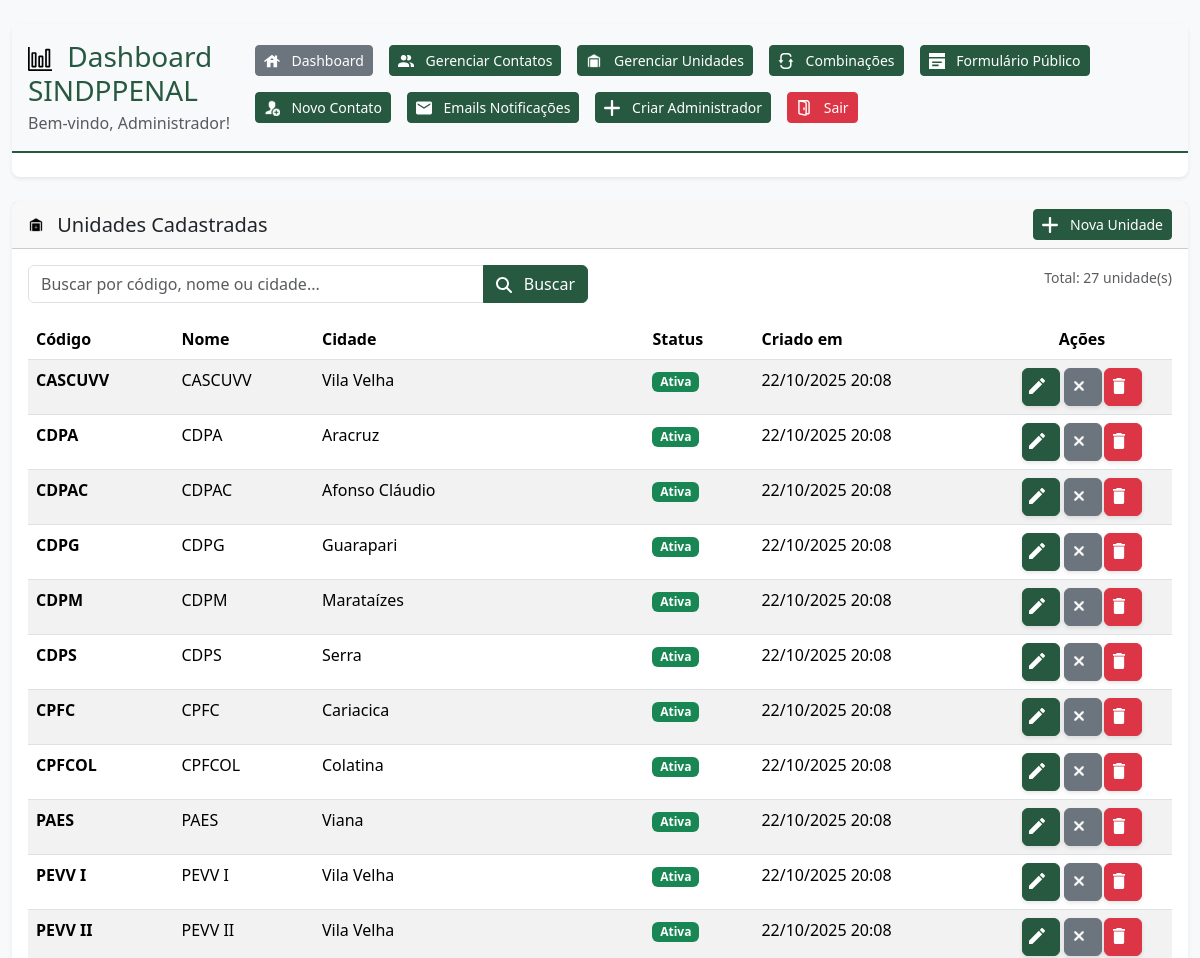
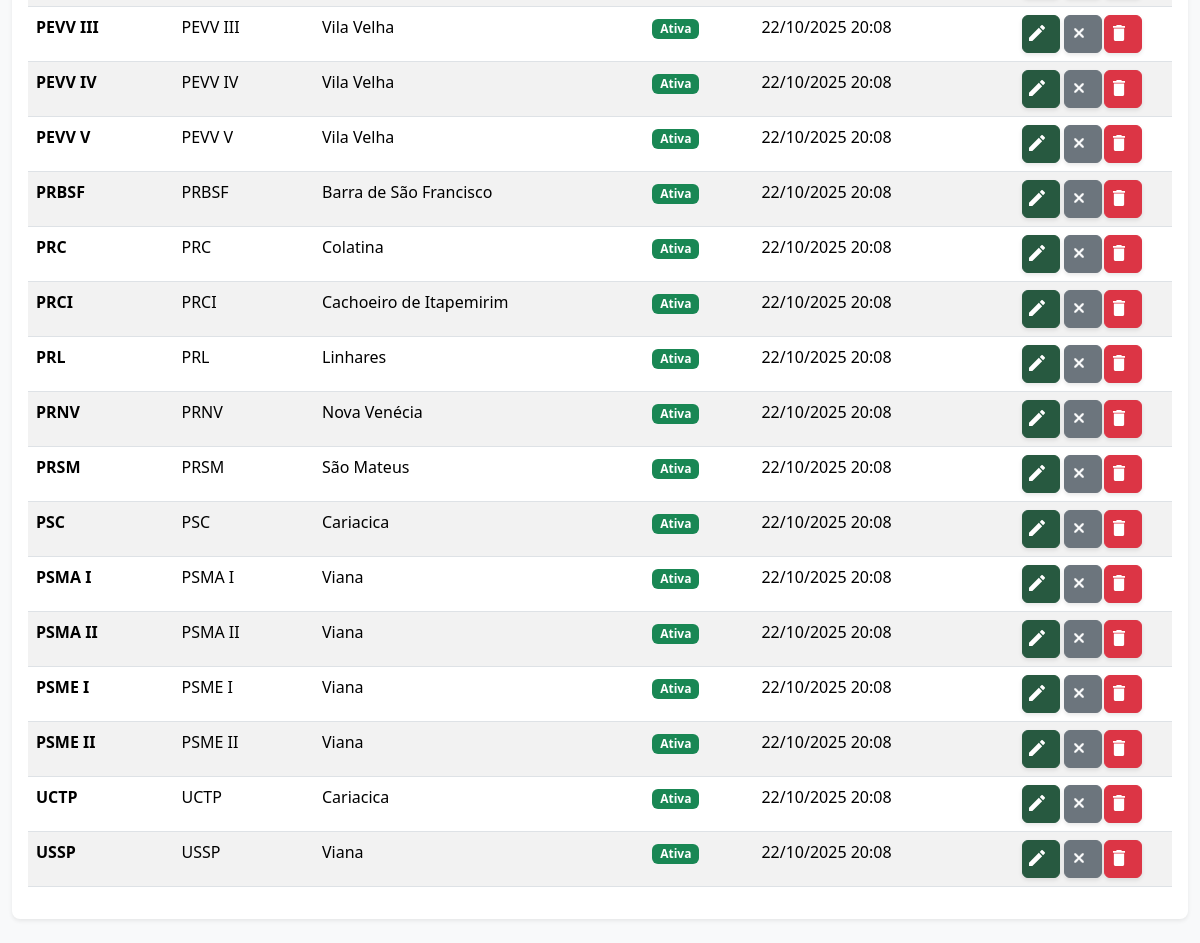
/unidades.php (signed in), run on the app's committed database (2 pictures, top to bottom).
### tables this page shows
CREATE TABLE unidades (
    id INT PRIMARY KEY AUTO_INCREMENT,
    codigo VARCHAR(10) NOT NULL,
    nome VARCHAR(255) NOT NULL,
    cidade VARCHAR(100) NOT NULL,
    ativo BOOLEAN DEFAULT TRUE,
    created DATETIME DEFAULT CURRENT_TIMESTAMP,
    updated DATETIME DEFAULT CURRENT_TIMESTAMP ON UPDATE CURRENT_TIMESTAMP,
    UNIQUE KEY unique_codigo (codigo)
);

### classes/AdminUnidades.php (called while the page is built, shortened)
<?php
class AdminUnidades {
    private $conn;
    private $table_name = "unidades";
    public function __construct() {
        $database = new Database();
        $this->conn = $database->connect();
    }
    public function listarTodos($page = 1, $limit = 10, $search = '') {
        try {
            $offset = ($page - 1) * $limit;
            if (!empty($search)) {
                $query = "SELECT * FROM " . $this->table_name . "
                         WHERE codigo LIKE :search1
                            OR nome LIKE :search2
                            OR cidade LIKE :search3
                         ORDER BY codigo ASC LIMIT :limit OFFSET :offset";
                $stmt = $this->conn->prepare($query);
                $searchParam = "%$search%";
                $stmt->bindParam(':search1', $searchParam);
                $stmt->bindParam(':search2', $searchParam);
                $stmt->bindParam(':search3', $searchParam);
                $stmt->bindParam(':limit', $limit, PDO::PARAM_INT);
                $stmt->bindParam(':offset', $offset, PDO::PARAM_INT);
                $stmt->execute();
                $unidades = $stmt->fetchAll();
                $countQuery = "SELECT COUNT(*) as total
                              FROM " . $this->table_name . "
                              WHERE codigo LIKE :search1
                                 OR nome LIKE :search2
                                 OR cidade LIKE :search3";
                $countStmt = $this->conn->prepare($countQuery);
                $countStmt->bindParam(':search1', $searchParam);
                $countStmt->bindParam(':search2', $searchParam);
                $countStmt->bindParam(':search3', $searchParam);
            } else {
                $query = "SELECT * FROM " . $this->table_name . "
                         ORDER BY codigo ASC LIMIT :limit OFFSET :offset";
                $stmt = $this->conn->prepare($query);
                $stmt->bindParam(':limit', $limit, PDO::PARAM_INT);
                $stmt->bindParam(':offset', $offset, PDO::PARAM_INT);
                $stmt->execute();
                $unidades = $stmt->fetchAll();
                $countQuery = "SELECT COUNT(*) as total FROM " . $this->table_name;
                $countStmt = $this->conn->prepare($countQuery);
            }
            $countStmt->execute();
            $total = $countStmt->fetch()['total'];
            return [
                'unidades' => $unidades,
                'total' => $total,
                'pages' => ceil($total / $limit)
            ];
        } catch (PDOException $e) {
            return [
                'unidades' => [],
                'total' => 0,
                'pages' => 0
            ];
        }
    }
}

### config/database.php (called while the page is built, shortened)
<?php
class Database {
    private $host = DB_HOST;
    private $db_name = DB_NAME;
    private $username = DB_USER;
    private $password = DB_PASS;
    public function connect() {
        $this->conn = null;
        try {
            $this->conn = new PDO(
                "mysql:host=" . $this->host . ";dbname=" . $this->db_name . ";charset=utf8mb4",
                $this->username,
                $this->password,
                [
                    PDO::ATTR_ERRMODE => PDO::ERRMODE_EXCEPTION,
                    PDO::ATTR_DEFAULT_FETCH_MODE => PDO::FETCH_ASSOC,
                    PDO::ATTR_EMULATE_PREPARES => false
                ]
            );
        } catch(PDOException $e) {
            echo "Erro de conexão: " . $e->getMessage();
            die();
        }
        return $this->conn;
    }
}

### unidades.php (the view, shortened to what this page needs)
<?php
$adminUnidades = new AdminUnidades();
$page = isset($_GET['page']) ? (int)$_GET['page'] : 1;
$search = isset($_GET['search']) ? $_GET['search'] : '';
$dados = $adminUnidades->listarTodos($page, 50, $search);
?>
<!DOCTYPE html>
<html lang="pt-br">
<head>
    <link href="https://cdn.jsdelivr.net/npm/bootstrap@5.3.2/dist/css/bootstrap.min.css" rel="stylesheet">
    <link rel="stylesheet" href="../assets/css/sindppenal-theme.css">
</head>
<body class="sindppenal-bg">
    <div class="container-fluid py-4">
        <?php include __DIR__ . '/includes/header.php'; ?>
        <div class="row">
            <div class="col-12">
                <div class="card sindppenal-card">
                    <div class="card-header d-flex justify-content-between align-items-center">
                        <h5 class="card-title mb-0">
                            <img src="../assets/icons/dashboard/unidade.svg" alt="Unidades" class="svg-icon size-sm me-2">
                            Unidades Cadastradas
                        </h5>
                        <a href="unidades.php?action=add" class="btn btn-primary btn-sm">
                            <img src="../assets/icons/dashboard/add.svg" alt="Adicionar" class="svg-icon-white size-sm">
                            Nova Unidade
                        </a>
                    </div>
                    <div class="card-body">
                        <div class="row mb-3">
                            <div class="col-md-6">
                                <form method="GET" action="">
                                    <div class="input-group">
                                        <input type="text" class="form-control" name="search" placeholder="Buscar por código, nome ou cidade..."
                                               value="<?php echo htmlspecialchars($search); ?>">
                                        <button class="btn btn-primary" type="submit">
                                            <img src="../assets/icons/dashboard/lupa.svg" alt="Buscar" class="svg-icon-white size-sm">
                                            Buscar
                                        </button>
                                    </div>
                                </form>
                            </div>
                            <div class="col-md-6 text-end">
                                <small class="text-muted">
                                    Total: <?php echo $dados['total']; ?> unidade(s)
                                </small>
                            </div>
                        </div>
                        <?php if (!empty($dados['unidades'])): ?>
                        <div class="table-responsive">
                            <table class="table table-striped table-hover">
                                <thead>
                                    <tr>
                                        <th>Código</th>
                                        <th>Nome</th>
                                        <th>Cidade</th>
                                        <th>Status</th>
                                        <th>Criado em</th>
                                        <th width="180" class="text-center">Ações</th>
                                    </tr>
                                </thead>
                                <tbody>
                                    <?php foreach ($dados['unidades'] as $unidade): ?>
                                    <tr>
                                        <td>
                                            <strong><?php echo htmlspecialchars($unidade['codigo']); ?></strong>
                                        </td>
                                        <td><?php echo htmlspecialchars($unidade['nome']); ?></td>
                                        <td><?php echo htmlspecialchars($unidade['cidade']); ?></td>
                                        <td>
                                            <?php if ($unidade['ativo']): ?>
                                                <span class="badge bg-success">Ativa</span>
                                            <?php else: ?>
                                                <span class="badge bg-secondary">Inativa</span>
                                            <?php endif; ?>
                                        </td>
                                        <td>
                                            <?php
                                            if ($unidade['created']) {
                                                echo date('d/m/Y H:i', strtotime($unidade['created']));
                                            }
                                            ?>
                                        </td>
                                        <td>
                                            <div class="btn-group btn-group-sm d-flex justify-content-center" role="group">
                                                <a href="unidades.php?edit=<?php echo $unidade['id']; ?>"
                                                   class="btn btn-primary d-flex align-items-center justify-content-center"
                                                   title="Editar" style="width: 38px; height: 38px;">
                                                    <img src="../assets/icons/dashboard/editar.svg" alt="Editar"
                                                         class="svg-icon-white" style="width: 16px; height: 16px;">
                                                </a>
                                                <form method="POST" style="display: inline;"
                                                      >
                                                    <button type="submit"
                                                            class="btn btn-<?php echo $unidade['ativo'] ? 'secondary' : 'success'; ?> d-flex align-items-center justify-content-center"
                                                            title="<?php echo $unidade['ativo'] ? 'Desativar' : 'Ativar'; ?>"
                                                            style="width: 38px; height: 38px;">
                                                        <img src="../assets/icons/<?php echo $unidade['ativo'] ? 'dashboard/disabled' : 'formulario/check'; ?>.svg"
                                                             alt="<?php echo $unidade['ativo'] ? 'Desativar' : 'Ativar'; ?>"
                                                             class="svg-icon-white" style="width: 16px; height: 16px;">
                                                    </button>
                                                </form>
                                                <form method="POST" style="display: inline;"
                                                      class="form-delete-unidade">
                                                    <button type="submit"
                                                            class="btn btn-danger d-flex align-items-center justify-content-center"
                                                            title="Excluir" style="width: 38px; height: 38px;">
                                                        <img src="../assets/icons/dashboard/lixo.svg" alt="Excluir"
                                                             class="svg-icon-white" style="width: 16px; height: 16px;">
                                                    </button>
                                                </form>
                                            </div>
                                        </td>
                                    </tr>
                                    <?php endforeach; ?>
                                </tbody>
                            </table>
                        </div>
                        <?php endif; ?>
                    </div>
                </div>
            </div>
        </div>
    </div>
</body>
</html>

### data on the page
unidades: codigo "CASCUVV", nome "CASCUVV", cidade "Vila Velha", ativo "Ativa", created "22/10/2025 20:08"
unidades: codigo "CDPA", nome "CDPA", cidade "Aracruz", ativo "Ativa", created "22/10/2025 20:08"
unidades: codigo "CDPAC", nome "CDPAC", cidade "Afonso Cláudio", ativo "Ativa", created "22/10/2025 20:08"
unidades: codigo "CDPG", nome "CDPG", cidade "Guarapari", ativo "Ativa", created "22/10/2025 20:08"
unidades: codigo "CDPM", nome "CDPM", cidade "Marataízes", ativo "Ativa", created "22/10/2025 20:08"
unidades: codigo "CDPS", nome "CDPS", cidade "Serra", ativo "Ativa", created "22/10/2025 20:08"
unidades: codigo "CPFC", nome "CPFC", cidade "Cariacica", ativo "Ativa", created "22/10/2025 20:08"
unidades: codigo "CPFCOL", nome "CPFCOL", cidade "Colatina", ativo "Ativa", created "22/10/2025 20:08"
unidades: codigo "PAES", nome "PAES", cidade "Viana", ativo "Ativa", created "22/10/2025 20:08"
unidades: codigo "PEVV I", nome "PEVV I", cidade "Vila Velha", ativo "Ativa", created "22/10/2025 20:08"
unidades: codigo "PEVV II", nome "PEVV II", cidade "Vila Velha", ativo "Ativa", created "22/10/2025 20:08"
unidades: codigo "PEVV III", nome "PEVV III", cidade "Vila Velha", ativo "Ativa", created "22/10/2025 20:08"
unidades: codigo "PEVV IV", nome "PEVV IV", cidade "Vila Velha", ativo "Ativa", created "22/10/2025 20:08"
unidades: codigo "PEVV V", nome "PEVV V", cidade "Vila Velha", ativo "Ativa", created "22/10/2025 20:08"
unidades: codigo "PRBSF", nome "PRBSF", cidade "Barra de São Francisco", ativo "Ativa", created "22/10/2025 20:08"
unidades: codigo "PRC", nome "PRC", cidade "Colatina", ativo "Ativa", created "22/10/2025 20:08"
unidades: codigo "PRCI", nome "PRCI", cidade "Cachoeiro de Itapemirim", ativo "Ativa", created "22/10/2025 20:08"
unidades: codigo "PRL", nome "PRL", cidade "Linhares", ativo "Ativa", created "22/10/2025 20:08"
unidades: codigo "PRNV", nome "PRNV", cidade "Nova Venécia", ativo "Ativa", created "22/10/2025 20:08"
unidades: codigo "PRSM", nome "PRSM", cidade "São Mateus", ativo "Ativa", created "22/10/2025 20:08"
unidades: codigo "PSC", nome "PSC", cidade "Cariacica", ativo "Ativa", created "22/10/2025 20:08", $unidade['id'] 3 (drawn)
unidades: codigo "PSMA I", nome "PSMA I", cidade "Viana", ativo "Ativa", created "22/10/2025 20:08"
unidades: codigo "PSMA II", nome "PSMA II", cidade "Viana", ativo "Ativa", created "22/10/2025 20:08"
unidades: codigo "PSME I", nome "PSME I", cidade "Viana", ativo "Ativa", created "22/10/2025 20:08"
unidades: codigo "PSME II", nome "PSME II", cidade "Viana", ativo "Ativa", created "22/10/2025 20:08"
unidades: codigo "UCTP", nome "UCTP", cidade "Cariacica", ativo "Ativa", created "22/10/2025 20:08"
unidades: codigo "USSP", nome "USSP", cidade "Viana", ativo "Ativa", created "22/10/2025 20:08"

### other printed values
$_SESSION['admin_nome'] "Administrador"
$dados['total'] "27"
